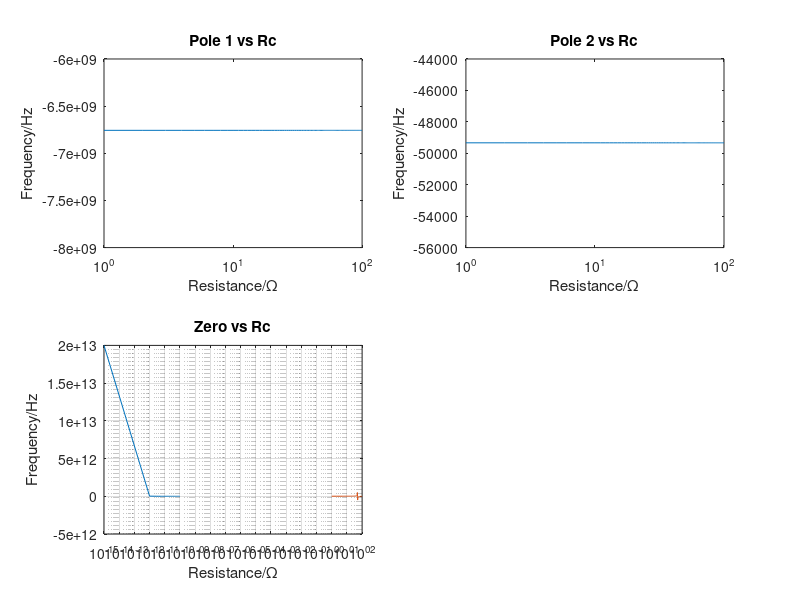

The MATLAB script that drew this image:
%%%%%%%%%%%   hw3_1    %%%%%%%%%%%%%%%%%%%%%%%
%component parameters
gm1 = 0.01;
gm2 = 0.02;
rz = 0;
r1 = 100000;
r2 = 5000;
c1 = 0.5*10^-12;
c2 = 2*10^-12;
cc = 1*10^-15;

%miller cap/resistor sweep values
cc_array = [];

for index = 10^-15:9.999*10^-13:10^-10
    cc_array = [cc_array index];
end

rz_array = [];
for index = 1:1:100
    rz_array = [rz_array index];
end

%transfer function coefficients
A = (r1*r2*(c1*c2+cc*c1+cc*c2));
B = (r1*c1+r2*c2+r1*cc*(1+gm2*r2)+r2*cc);
Av = gm1*r1*gm2*r2;
s = tf('s');

% %%uncomment to draw the Bode plot%%%%%%%%%%
% gain = Av * (1-s*cc*((1/gm2)-rz)) / (1 + B*s + A*s^2);
% H = tf(gain);
% bode(H);
% %%%%%%%%%%%%%%%%%%%%%%%%%%%%%%%%%%%%%%%%%%%

%%%uncomment this block to sweep Cc%%%%%%%%%%%%%%%%
hold on; %latest data points will not override
pole1 = [];
pole2 = [];
zero_cell = [];
for index = 1:numel(cc_array)
    cc = cc_array(index);
    A = (r1*r2*(c1*c2+cc*c1+cc*c2));
    B = (r1*c1+r2*c2+r1*cc*(1+gm2*r2)+r2*cc);
    gain = Av * (1-s*cc*((1/gm2)-rz)) / (1 + B*s + A*s^2);
    H = tf(gain);
    [z,p,k] = zpkdata(H);
    pole = p{1,1};
    zero = z{1,1};
    pole1 = [pole1 pole(1)];
    pole2 = [pole2 pole(2)];
    zero_cell = [zero_cell zero];
end

subplot(2,2,1);
    plot(cc_array, pole1);
    set(gca,'xscale','log');
    title('Pole 1 vs Cc');
    xlabel('Cc/F');
    ylabel('Frequency/Hz');

subplot(2,2,2);
    plot(cc_array, pole2);
    set(gca,'xscale','log');
    title('Pole 2 vs Cc');
    xlabel('Cc/F');
    ylabel('Frequency/Hz');
    
subplot(2,2,3);
    plot(cc_array, zero_cell);
    set(gca,'xscale','log');
    title('Zero vs Cc');
    xlabel('Cc/F');
    ylabel('Frequency/Hz');

hold off;
cc = 1*10^-15;
%%%%%%%%%%%%%%%%%%%%%%%%%%%%%%%%%%%%%%%%%%%%%%%

%%%%%%%%%%uncomment this block to sweep Rz%%%%%%%
cc = 2*10^-12;
hold on;
pole1 = [];
pole2 = [];
zero_cell = [];
for index = 1:1:100
    gm2 = 0.02;
    rz = rz_array(index);
    A = (r1*r2*(c1*c2+cc*c1+cc*c2));
    B = (r1*c1+r2*c2+r1*cc*(1+gm2*r2)+r2*cc);
    gain = Av * (1-s*cc*((1/gm2)-rz)) / (1 + B*s + A*s^2);
    H = tf(gain);
    [z,p,k] = zpkdata(H);
    pole = p{1,1};
    zero = z{1,1}
    
    if 1/gm2 == rz
       zero_cell = [zero_cell 0]; 
    else
       zero_cell = [zero_cell zero]; 
    end
    
    pole1 = [pole1 pole(1)];
    pole2 = [pole2 pole(2)];
end

subplot(2,2,1);
    plot(rz_array, pole1);
    set(gca,'xscale','log');
    title('Pole 1 vs Rc');
    xlabel('Resistance/\Omega');
    ylabel('Frequency/Hz');

subplot(2,2,2);
    plot(rz_array, pole2);
    set(gca,'xscale','log');
    title('Pole 2 vs Rc');
    xlabel('Resistance/\Omega');
    ylabel('Frequency/Hz');
    
subplot(2,2,3);
    plot(rz_array, zero_cell);
    %set(gca,'xscale','log');
    title('Zero vs Rc');
    xlabel('Resistance/\Omega');
    ylabel('Frequency/Hz');

hold off;
rz = 0;
cc = 1*10^-15;
%%%%%%%%%%%%%%%%%%%%%%%%%%%%%%%%%%%%%%%%%%%%%%%

grid on;